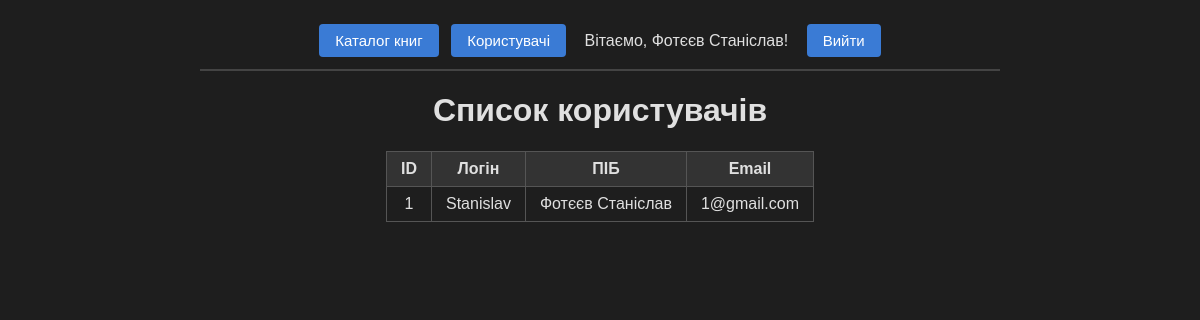
/users.php (signed in), run on the app's committed database.
### tables this page shows
CREATE TABLE `users` (
  `id` int NOT NULL,
  `login` varchar(50) NOT NULL,
  `fullname` varchar(100) NOT NULL,
  `email` varchar(100) NOT NULL,
  `password` varchar(255) NOT NULL
);

### db.php (called while the page is built, shortened)
<?php
function e($value)
{
    return htmlspecialchars($value, ENT_QUOTES, 'UTF-8');
}

### users.php (the view, shortened to what this page needs)
<?php
require 'db.php';
$sql = "SELECT id, login, fullname, email FROM users ORDER BY id";
$stmt = $pdo->prepare($sql);
$stmt->execute();
$users = $stmt->fetchAll(PDO::FETCH_ASSOC);
?>
<!DOCTYPE html>
<html lang="uk">
<head>
    <link rel="stylesheet" href="style.css">
</head>
<body>
<?php require 'menu.php'; ?>
<h1>Список користувачів</h1>
<?php if (count($users) > 0): ?>
    <table>
        <tr><th>ID</th><th>Логін</th><th>ПІБ</th><th>Email</th></tr>
        <?php foreach ($users as $user): ?>
            <tr>
                <td><?= $user['id'] ?></td>
                <td><?= e($user['login']) ?></td>
                <td><?= e($user['fullname']) ?></td>
                <td><?= e($user['email']) ?></td>
            </tr>
        <?php endforeach; ?>
    </table>
<?php else: ?>
    <p>У базі даних немає користувачів.</p>
<?php endif; ?>
</body>
</html>

### style.css (style rules this page uses)
body { background-color: #1e1e1e; color: #e0e0e0; font-family: Arial, sans-serif; max-width: 800px; margin: 0 auto; padding: 20px; text-align: center; }
table { margin: 20px auto; border-collapse: collapse; }
th, td { border: 1px solid #555555; padding: 8px 14px; }
th { background-color: #333333; }

### data on the page
users: id "1", login "Stanislav", fullname "Фотєєв Станіслав", email "1@gmail.com"

### other printed values
$_SESSION['fullname'] "Фотєєв Станіслав"
